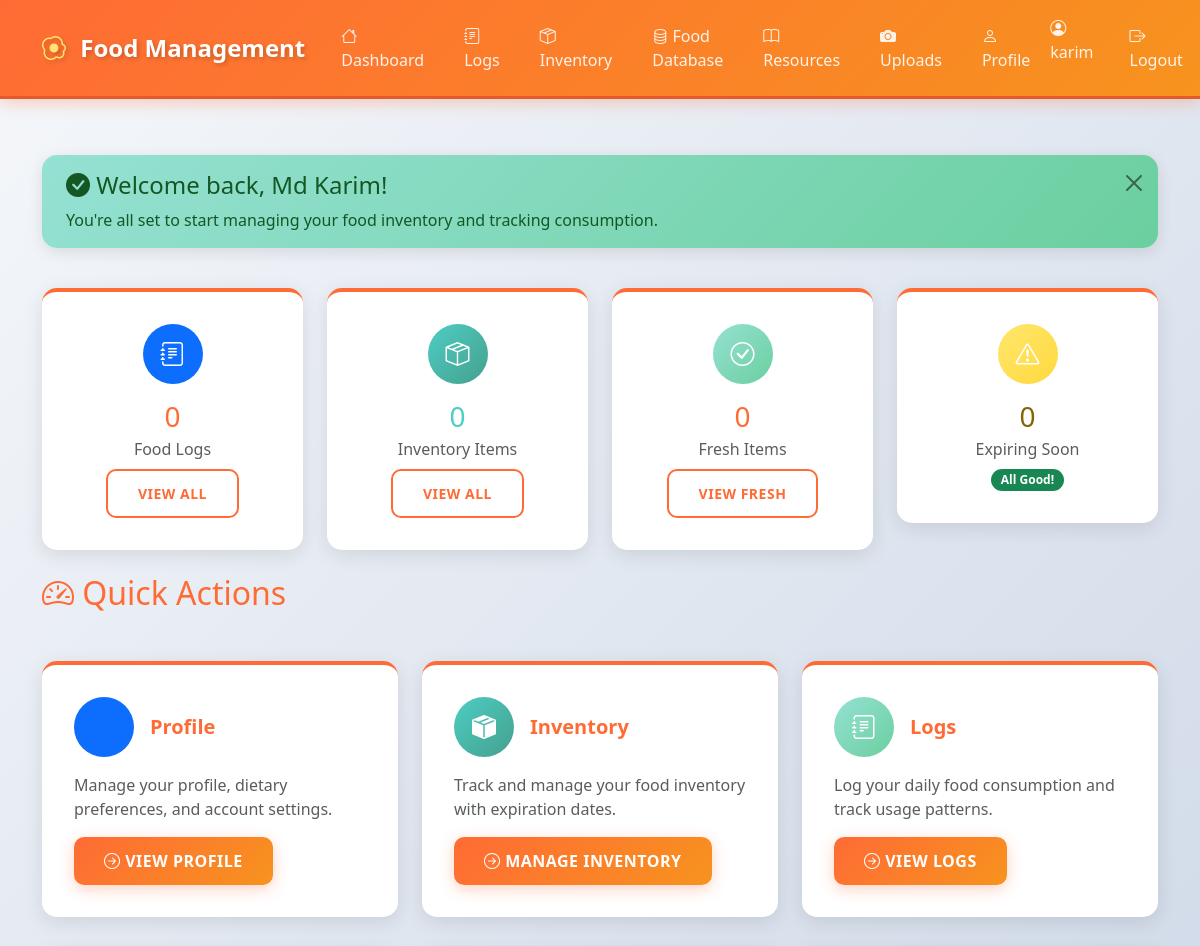
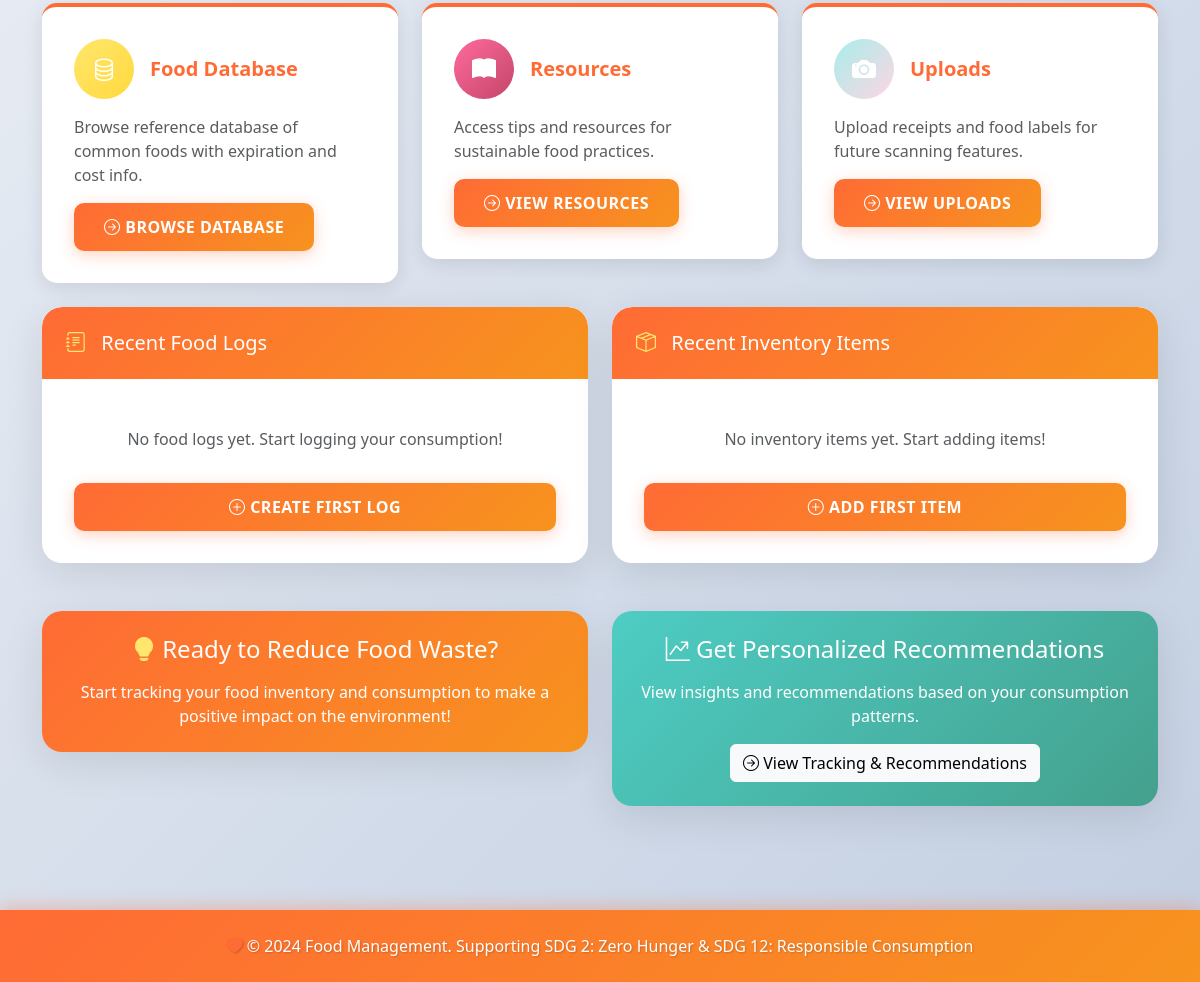
Before: /dashboard/ (signed in) with the older database file (2 pictures, top to bottom).
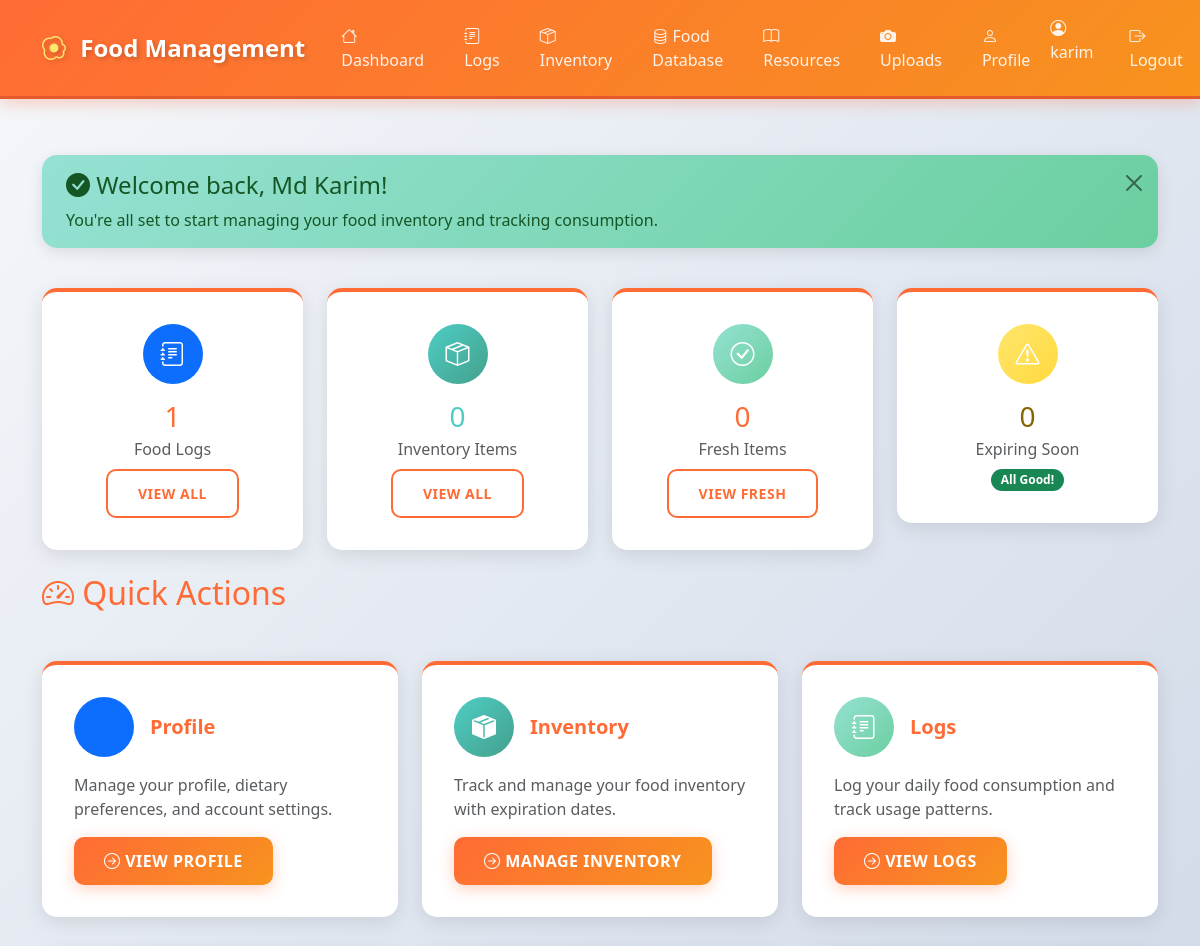
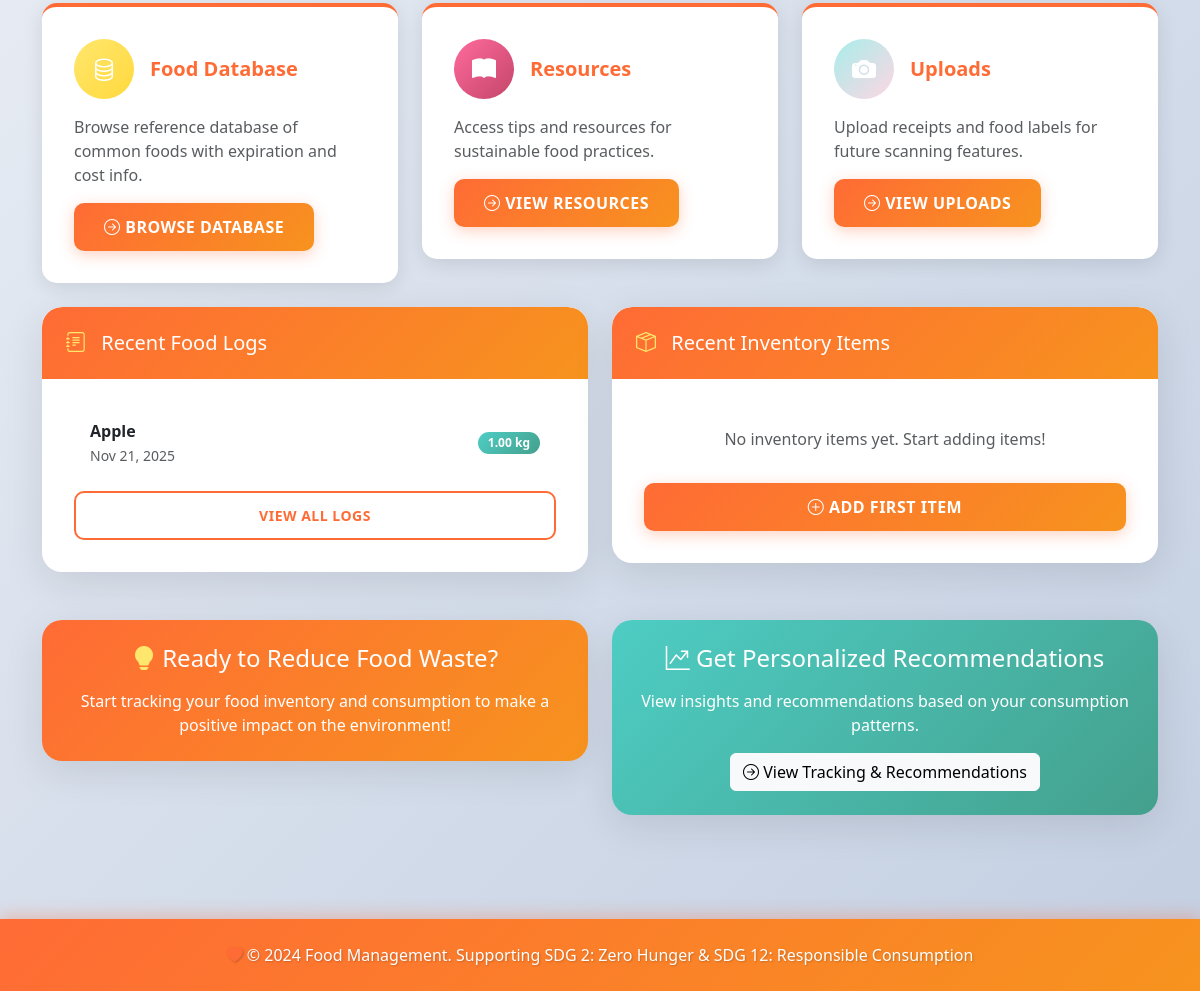
After: the same page with the newer database file (2 pictures, top to bottom).
### logs/models.py (models this page shows, shortened)
class FoodLog(models.Model):
    CATEGORY_CHOICES = [
        ('vegetable', 'Vegetable'),
        ('fruit', 'Fruit'),
        ('dairy', 'Dairy'),
        ('meat', 'Meat'),
        ('grain', 'Grain'),
        ('beverage', 'Beverage'),
        ('snack', 'Snack'),
        ('other', 'Other'),
    ]
    UNIT_CHOICES = [
        ('kg', 'Kilogram (kg)'),
        ('g', 'Gram (g)'),
        ('lb', 'Pound (lb)'),
        ('oz', 'Ounce (oz)'),
        ('l', 'Liter (l)'),
        ('ml', 'Milliliter (ml)'),
        ('cup', 'Cup'),
        ('piece', 'Piece'),
        ('serving', 'Serving'),
    ]
    user = models.ForeignKey(User, on_delete=models.CASCADE, related_name='food_logs')
    item_name = models.CharField(max_length=255, help_text="Name of the food item")
    quantity = models.DecimalField(
        max_digits=10,
        decimal_places=2,
        validators=[MinValueValidator(0)],
        help_text="Quantity consumed"
    )
    unit = models.CharField(max_length=20, choices=UNIT_CHOICES, default='piece')
    category = models.CharField(max_length=50, choices=CATEGORY_CHOICES, default='other')
    date_consumed = models.DateField(help_text="Date when the food was consumed")
    notes = models.TextField(blank=True, null=True, help_text="Additional notes about the consumption")
    created_at = models.DateTimeField(auto_now_add=True)
    updated_at = models.DateTimeField(auto_now=True)
    class Meta:
        verbose_name = "Food Log"
        verbose_name_plural = "Food Logs"
        ordering = ['-date_consumed', '-created_at']
        indexes = [
            models.Index(fields=['user', '-date_consumed']),
            models.Index(fields=['category']),
        ]

### FoodManagement/views.py (the view)
# urls.py: path('dashboard/', views.dashboard_placeholder, name='dashboard_placeholder'),
@login_required
def dashboard_placeholder(request):
    user = request.user
    total_logs = FoodLog.objects.filter(user=user).count()
    total_inventory = InventoryItem.objects.filter(user=user).count()
    fresh_inventory = InventoryItem.objects.filter(user=user, status='fresh').count()
    expiring_soon = InventoryItem.objects.filter(user=user, status='expiring_soon').count()
    recent_logs = FoodLog.objects.filter(user=user).order_by('-date_consumed', '-created_at')[:5]
    recent_inventory = InventoryItem.objects.filter(user=user).order_by('-created_at')[:5]
    from resources.tracking import TrackingAnalyzer
    analyzer = TrackingAnalyzer(user)
    recommended_resources = analyzer.get_recommendations(limit=3)
    show_welcome = request.session.get('show_welcome', True)
    if show_welcome:
        request.session['show_welcome'] = False
    context = {
        'user': user,
        'total_logs': total_logs,
        'total_inventory': total_inventory,
        'fresh_inventory': fresh_inventory,
        'expiring_soon': expiring_soon,
        'recent_logs': recent_logs,
        'recent_inventory': recent_inventory,
        'recommended_resources': recommended_resources,
        'show_welcome': show_welcome,
    }
    return render(request, 'dashboard_placeholder.html', context)

### templates/dashboard_placeholder.html (shortened to what the changed rows need)
{% extends 'base.html' %}
{% block content %}
<div class="row g-4 mb-4">
    <div class="col-md-3">
        <div class="dashboard-card text-center">
            <div class="rounded-circle bg-primary text-white d-flex align-items-center justify-content-center mx-auto mb-3" style="width: 60px; height: 60px; font-size: 1.5rem;">
                <i class="bi bi-journal-text"></i>
            </div>
            <h3 class="mb-1" style="color: var(--primary-color);">{{ total_logs }}</h3>
            <p class="text-muted mb-0">Food Logs</p>
            <a href="{% url 'logs:list' %}" class="btn btn-sm btn-outline-primary mt-2">View All</a>
        </div>
    </div>
</div>
<div class="row mb-4">
    <div class="col-12">
        <h2 class="text-primary-custom mb-4">
            <i class="bi bi-speedometer2"></i> Quick Actions
        </h2>
    </div>
</div>
<div class="row mt-4">
    <div class="col-md-6">
        <div class="card">
            <div class="card-body">
                {% if recent_logs %}
                    <div class="list-group list-group-flush">
                        {% for log in recent_logs %}
                        <div class="list-group-item">
                            <div class="d-flex justify-content-between align-items-center">
                                <div>
                                    <strong>{{ log.item_name }}</strong>
                                    <br><small class="text-muted">{{ log.date_consumed|date:"M d, Y" }}</small>
                                </div>
                                <span class="badge" style="background: var(--gradient-secondary);">
                                    {{ log.quantity }} {{ log.unit }}
                                </span>
                            </div>
                        </div>
                        {% endfor %}
                    </div>
                    <div class="mt-3">
                        <a href="{% url 'logs:list' %}" class="btn btn-sm btn-outline-primary w-100">
                            View All Logs
                        </a>
                    </div>
                {% else %}
                    <p class="text-muted text-center py-3">No food logs yet. Start logging your consumption!</p>
                    <a href="{% url 'logs:create' %}" class="btn btn-primary w-100">
                        <i class="bi bi-plus-circle"></i> Create First Log
                    </a>
                {% endif %}
            </div>
        </div>
    </div>
</div>
{% endblock %}

Changed rows visible on the page:
added FoodLog: item_name "Apple", date_consumed "Nov 21, 2025", quantity "1.00", unit "kg"
Other visible differences:
{{ total_logs }}: "0" → "1"
text no longer shown: "No food logs yet. Start logging your consumption! CREATE FIRST LOG"
text now shown: "VIEW ALL LOGS"
